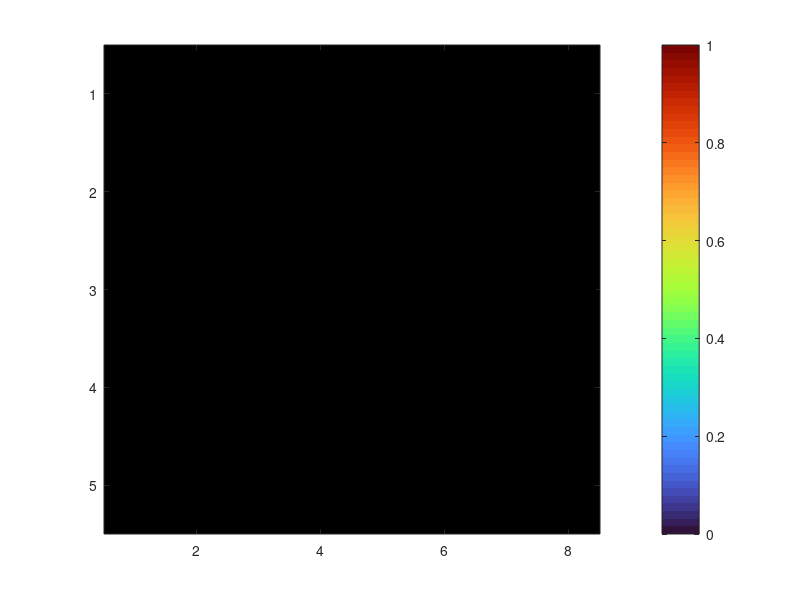

Here is the MATLAB script that generated this plot: (Note: this script raises an error after producing the figure.)
function ig_encoder_mass_heatmap(outDir)
%PLOT_IG_ENCODER_MASS_HEATMAP Heatmap of encoder mass-branch IG attribution.
% rows = methods (E1, E2, E3, E5, E4)
% cols = input groups (sorted by E1 attribution, descending)
% color = attribution %
% Each cell shows the numeric % overlaid in white/black depending on cell value.
%
% Usage:
%   plot_ig_encoder_mass_heatmap()         % open figure, do NOT save
%   plot_ig_encoder_mass_heatmap('/dir')   % save PDF, keep figure open

if nargin < 1, outDir = ''; end
if ~isempty(outDir) && exist(outDir, 'dir') ~= 7, mkdir(outDir); end

ckpts = { ...
    'E1', 'exper_qs_resi_load_boost_3_seed_45_pemass'; ...
    'E2', 'exper_qs_noresi_load_boost_3_seed_45_pemass'; ...
    'E3', 'exper_history_only_load_boost_3_seed_45_pemass'; ...
    'E5', 'May25_01-00-47_exper_qs_resi_load_boost_3_no_torq_seed_45_pemass'; ...
    'E4', 'May24_19-30-38_exper_history_only_no_torq_load_boost_3_seed_45_pemass'; ...
};
% Groups in display order — torque pathway (raw torques + QS) on the left,
% surrogate (prev_actions) middle, "other" (gravity/dof/etc) right.
groups = { ...
    'torques',              'raw torques'; ...
    'qs_load_features',     'QS load features'; ...
    'qs_residual_baseline', 'QS residual'; ...
    'previous_actions',     'prev actions'; ...
    'projected_gravity',    'gravity'; ...
    'dof_pos',              'dof pos'; ...
    'dof_vel',              'dof vel'; ...
    'base_ang_vel',         'base ang vel'; ...
};
nC = size(ckpts, 1);
nG = size(groups, 1);
M = nan(nC, nG);

for c = 1:nC
    csvPath = find_latest_encoder_ig(ckpts{c, 2});
    if isempty(csvPath)
        warning('No encoder_ig CSV for %s', ckpts{c, 1}); continue;
    end
    attr = aggregate_mass_attribution(csvPath);
    total = sum(values_of(attr));
    if total <= 0, continue; end
    for g = 1:nG
        v = 0;
        if isKey(attr, groups{g, 1}), v = attr(groups{g, 1}); end
        M(c, g) = 100 * v / total;
    end
end

% --- Plot
fig = figure('Color', 'w', 'Position', [120, 120, 1000, 380]);
imagesc(M);
% Use a perceptual colormap; if 'turbo' not available, fall back to 'parula'.
try, colormap(turbo); catch, colormap(parula); end
cb = colorbar;
cb.Label.String = 'Attribution [%]';
cb.Label.FontSize = 11;

set(gca, ...
    'XTick', 1:nG, 'XTickLabel', groups(:, 2), ...
    'YTick', 1:nC, 'YTickLabel', ckpts(:, 1), ...
    'TickLabelInterpreter', 'none', 'FontSize', 11);
try, xtickangle(25); catch, end
title('Encoder mass-branch IG attribution per source (% of total)');
xlabel('Input group');
ylabel('Method');

% Overlay numeric values on cells; switch text color based on cell intensity
cMax = max(M(:), [], 'omitnan');
if isempty(cMax) || ~isfinite(cMax) || cMax == 0, cMax = 1; end
for c = 1:nC
    for g = 1:nG
        v = M(c, g);
        if ~isfinite(v), continue; end
        % Choose text color for readability: white over dark cells, black over light
        ratio = v / cMax;
        if ratio > 0.55
            txtColor = 'w';
        else
            txtColor = 'k';
        end
        text(g, c, sprintf('%.1f', v), ...
             'HorizontalAlignment', 'center', ...
             'Color', txtColor, 'FontSize', 10, 'FontWeight', 'bold');
    end
end

if ~isempty(outDir)
    pdfPath = fullfile(outDir, 'ig_encoder_mass_heatmap.pdf');
    try
        exportgraphics(fig, pdfPath, 'ContentType', 'vector', 'BackgroundColor', 'white');
    catch
        print(fig, pdfPath, '-dpdf', '-bestfit');
    end
    fprintf('[plot_ig_encoder_mass_heatmap] saved %s\n', pdfPath);
end

% Print numerical table
fprintf('\nEncoder mass-branch attribution (%%):\n');
fprintf('  %-6s ', 'ckpt');
for g = 1:nG, fprintf('%14s ', groups{g, 1}); end
fprintf('\n');
for c = 1:nC
    fprintf('  %-6s ', ckpts{c, 1});
    for g = 1:nG, fprintf('%14.2f ', M(c, g)); end
    fprintf('\n');
end
end


function attr = aggregate_mass_attribution(csvPath)
attr = containers.Map('KeyType', 'char', 'ValueType', 'double');
fid = fopen(csvPath, 'r');
if fid < 0, return; end
header = strsplit(fgetl(fid), ',');
[~, iT] = ismember('target', header);
[~, iG] = ismember('group', header);
[~, iA] = ismember('attribution', header);
while ~feof(fid)
    line = fgetl(fid);
    if ~ischar(line) || isempty(line), continue; end
    cols = strsplit(line, ',');
    if numel(cols) < max([iT, iG, iA]), continue; end
    if ~strcmp(cols{iT}, 'mass'), continue; end
    g = cols{iG};
    if isempty(g) || startsWith(g, 'qs_dim_') || strcmp(g, 'extra_pre_action')
        continue;
    end
    a = str2double(cols{iA});
    if isnan(a), continue; end
    if isKey(attr, g), attr(g) = attr(g) + a; else, attr(g) = a; end
end
fclose(fid);
end


function vals = values_of(map)
keysList = keys(map);
vals = zeros(numel(keysList), 1);
for i = 1:numel(keysList), vals(i) = map(keysList{i}); end
end


function csvPath = find_latest_encoder_ig(runName)
csvPath = '';
d = dir(fullfile(repo_root(), 'logs', 'wheelfoot_flat', 'WF_TRON1A', ...
                 runName, 'encoder_ig', 'encoder_ig_summary*.csv'));
if isempty(d), return; end
[~, idx] = max([d.datenum]);
csvPath = fullfile(d(idx).folder, d(idx).name);
end


function root = repo_root()
root = fileparts(fileparts(fileparts(mfilename('fullpath'))));
end
